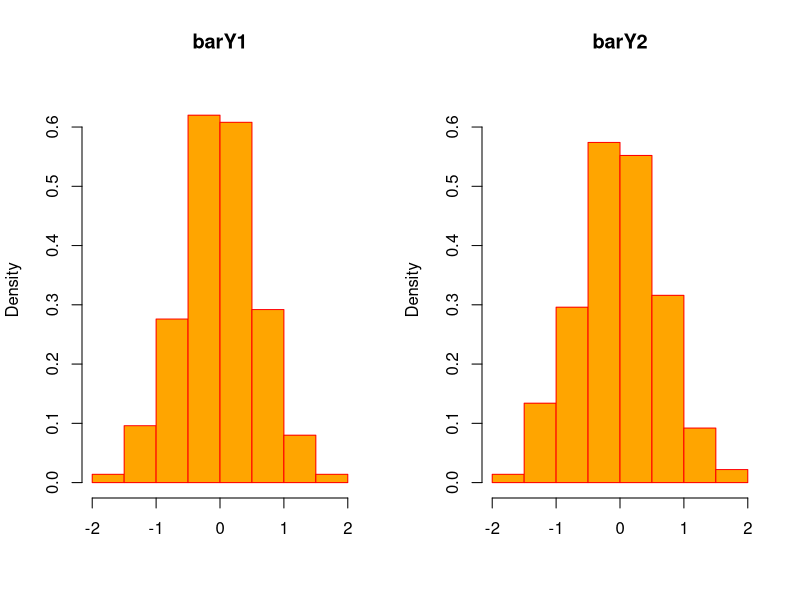

Reproduce this figure in R.
options(digits=3)
set.seed(1)
mean.seq=function(x){
  n=length(x)
  sum=0
  n2=0
  for (i in 1:n){
    newx=i*x[i]
    sum=sum+newx
    n2=n2+i
  }
  return(sum/n2)
}
mean.seq2=function(x){
  n=length(x)
  sum(x*(1:n))/sum(1:n)
}
y1=rep(NA,1000)
y2=rep(NA,1000)

for (i in 1:1000){
  smp=rnorm(3)
  y1[i]=mean(smp)
  y2[i]=mean.seq(smp)
}
n1=length(y1[(y1>-0.1)&(y1<0.1)])
n2=length(y2[(y2>-0.1)&(y2<0.1)])

data.frame(mean=mean(y1),var=var(y1),n=n1)
data.frame(mean=mean(y2),var=var(y2),n=n1)

par(mfrow=c(1,2))
hist(y1,prob=T,xlim=c(-2,2),ylim=c(0,0.65),main="barY1",xlab="",col="orange",border="red")
hist(y2,prob=T,xlim=c(-2,2),ylim=c(0,0.65),main="barY2",xlab="",col="orange",border="red")
